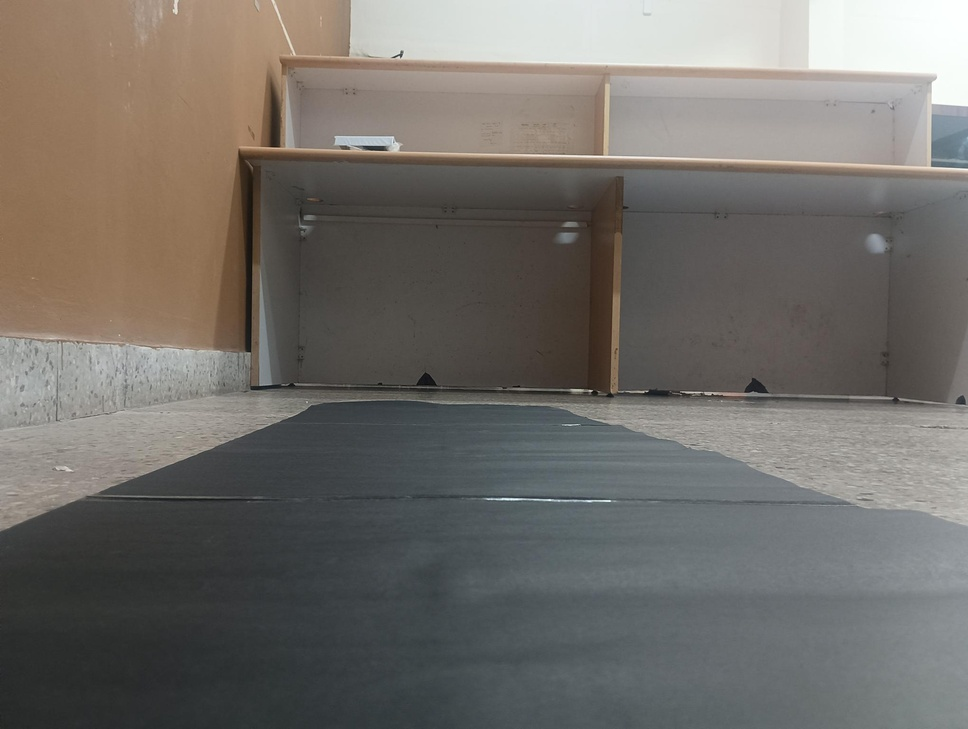
#> input picture Video/Images/image_1.jpg, 968 x 729 px, shrunk from 2040 x 1536 before the run
$ python udacity_lane_detection.py
#> lines starting #> are read from the running program, lines starting #| are printed output that depends on the picture; after the words box and inside, x2 and y2 are one past the last pixel; in counts of white or black regions, pixels touching at a corner belong together
#code part 1
import matplotlib.pyplot as plt
import matplotlib.image as mpimg
import numpy as np

# Read in the image
image = mpimg.imread('./Video/Images/image_1.jpg')
#> image is the input picture: shape (729, 968, 3); mean R, G, B 113.6, 109.9, 105

# Grab the x and y size and make a copy of the image
ysize = image.shape[0]
xsize = image.shape[1]
color_select = np.copy(image)

# Define color selection criteria
###### MODIFY THESE VARIABLES TO MAKE YOUR COLOR SELECTION
red_threshold = 150
green_threshold = 150
blue_threshold = 150
######

rgb_threshold = [red_threshold, green_threshold, blue_threshold]

# Do a boolean or with the "|" character to identify
# pixels below the thresholds
thresholds = (image[:,:,0] < rgb_threshold[0]) \
           | (image[:,:,1] < rgb_threshold[1]) \
           | (image[:,:,2] < rgb_threshold[2])
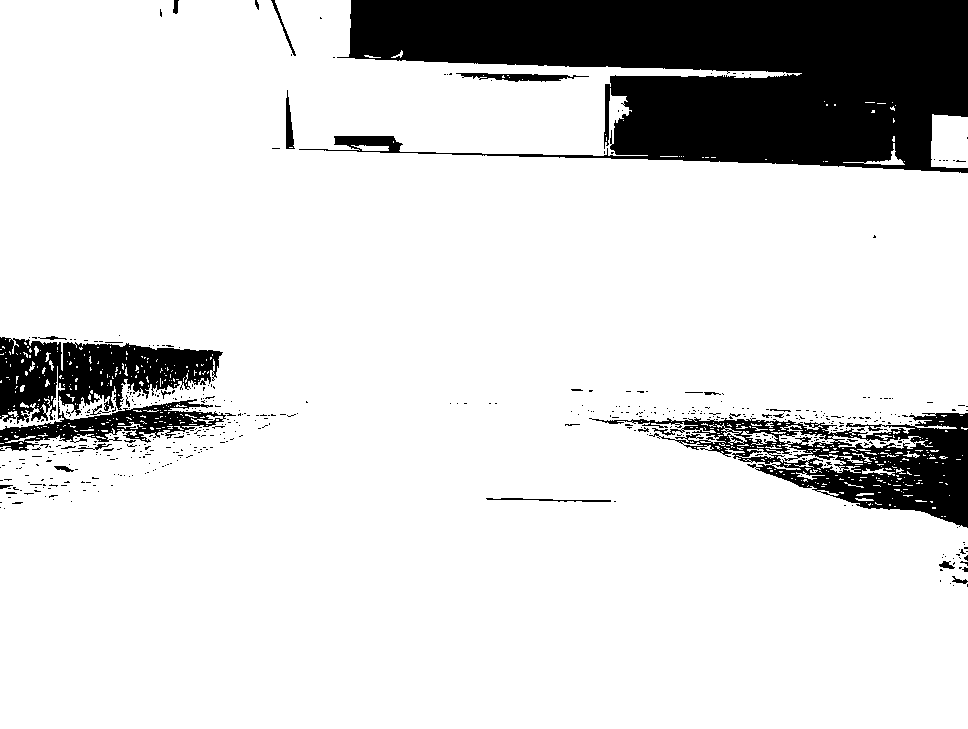
#> thresholds: shape (729, 968) bool; 84.9% white; 508 black regions (477 under 20 px), largest, box (x1, y1, x2, y2) and area: (299, 0, 968, 173) 72907, (589, 413, 968, 528) 14778, (0, 337, 223, 424) 10632
color_select[thresholds] = [0,0,0]
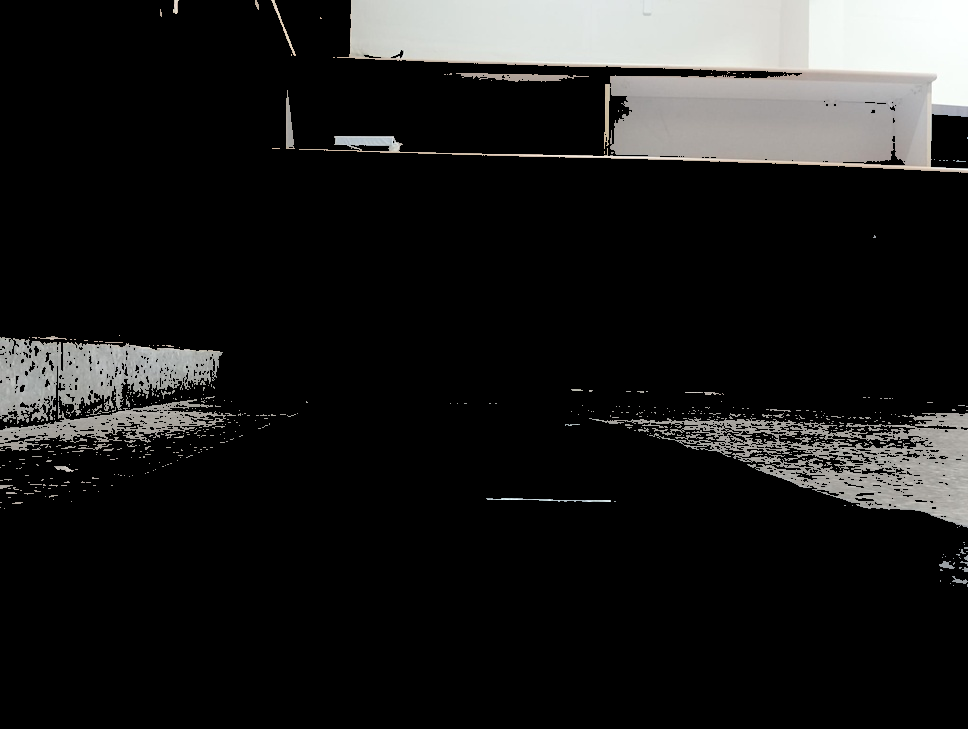
#> color_select: shape (729, 968, 3); mean R, G, B 29.2, 29.1, 28.5
#diplay image
plt.imshow(image)
plt.title("Input Image")
plt.show()
plt.imshow(color_select)
plt.title("Color Selected Image")
plt.show()

# Uncomment the following code if you are running the code locally and wish to save the image
# mpimg.imsave("test-after.jpg", color_select)


# working fine on the corridor but detecting multiple edges:--- part2
# import matplotlib.pyplot as plt
# import matplotlib.image as mpimg
# import numpy as np
# import cv2  # OpenCV for corner detection

# # Read in the image
# image = mpimg.imread('test_images/corridor.jpg')

# # Grab the x and y size and make a copy of the image
# ysize = image.shape[0]
# xsize = image.shape[1]
# color_select = np.copy(image)

# # Define color selection criteria (to select road color in the image)
# red_threshold = 100
# green_threshold = 100
# blue_threshold = 100
# rgb_threshold = [red_threshold, green_threshold, blue_threshold]

# # Create a binary image where pixels below the threshold are set to black
# thresholds = (image[:,:,0] < rgb_threshold[0]) | (image[:,:,1] < rgb_threshold[1]) | (image[:,:,2] < rgb_threshold[2])
# color_select[thresholds] = [0, 0, 0]

# # Convert the image to grayscale for corner detection
# gray_image = cv2.cvtColor(image, cv2.COLOR_RGB2GRAY)

# # Apply Canny edge detection to detect edges in the image
# edges = cv2.Canny(gray_image, 30, 150)

# # Use Harris corner detection
# # The Harris corner detection algorithm requires a grayscale image
# # and a few other parameters for sensitivity
# corners = cv2.cornerHarris(edges, 2, 3, 0.04)

# # Dilate the corners to make them more visible
# corners = cv2.dilate(corners, None)

# # Threshold to mark the corners in a binary image (thresholding the corner response)
# image_with_corners = np.copy(image)
# image_with_corners[corners > 0.01 * corners.max()] = [255, 0, 0]  # Mark corners with red

# # Display the images
# plt.figure(figsize=(12, 6))

# # Original image
# plt.subplot(1, 3, 1)
# plt.imshow(image)
# plt.title("Original Image")

# # Color selected image
# plt.subplot(1, 3, 2)
# plt.imshow(color_select)
# plt.title("Color Selected Image")
# import matplotlib.pyplot as plt

# # Image with corners marked
# plt.subplot(1, 3, 3)
# plt.imshow(image_with_corners)
# plt.title("Corners Detected")

# plt.show()

# Optionally save the result
# mpimg.imsave("test-after-corners.jpg", image_with_corners)


#canny edge detection is tellig the perfectt edges in the corridor----part3
#import matplotlib.image as mpimg
#import matplotlib.pyplot as plt  # This imports the plotting library
#import numpy as np
#import cv2  # OpenCV for edge detection
#
## Read in the image
#image = mpimg.imread('test_images/corridor.jpg')
#
## Convert the image to grayscale
#gray_image = cv2.cvtColor(image, cv2.COLOR_RGB2GRAY)
#
## Apply Gaussian Blur to reduce noise
#blurred_image = cv2.GaussianBlur(gray_image, (5, 5), 0)
#
## Apply Canny Edge Detection
#edges = cv2.Canny(blurred_image, 50, 150)
#
## Display the original and edge-detected images
#plt.figure(figsize=(10, 5))
#
## Show the original image
#plt.subplot(1, 2, 1)
#plt.imshow(image)
#plt.title("Original Image")
#
## Show the edge-detected image
#plt.subplot(1, 2, 2)
#plt.imshow(edges, cmap='gray')
#plt.title("Edge Detection (Canny)")
#
#plt.show()


# part 4 with reference generation
#import matplotlib.pyplot as plt
#import matplotlib.image as mpimg
#import numpy as np
#import cv2  # OpenCV for edge detection
#
## Read in the image
#image = mpimg.imread('test_images/corridor.jpg')
#
## Convert the image to grayscale
#gray_image = cv2.cvtColor(image, cv2.COLOR_RGB2GRAY)
#
## Apply Gaussian Blur to reduce noise
#blurred_image = cv2.GaussianBlur(gray_image, (5, 5), 0)
#
## Apply Canny Edge Detection
#edges = cv2.Canny(blurred_image, 50, 150)
#
## Create a copy of the image to draw the reference line
#image_with_reference = np.copy(image)
#
## Get the center column of the image (horizontal center)
#height, width = edges.shape
#center_x = width // 2
#
## Initialize variables to hold the coordinates of the left and right edges
#left_edge_x = None
#right_edge_x = None
#
## Search for the first edge to the left and right of the center
## Start from the center and move left and right to find the first edge
#for offset in range(0, width // 2):  # Half the width of the image
#    # Look left
#    if center_x - offset >= 0 and edges[height // 2, center_x - offset] != 0:
#        left_edge_x = center_x - offset
#    # Look right
#    if center_x + offset < width and edges[height // 2, center_x + offset] != 0:
#        right_edge_x = center_x + offset
#
#    # If both left and right edges are found, exit the loop
#    if left_edge_x is not None and right_edge_x is not None:
#        break
#
## If edges are found, calculate the midpoint and draw the reference line
#if left_edge_x is not None and right_edge_x is not None:
#    # Calculate the midpoint between the left and right edges
#    middle_x = (left_edge_x + right_edge_x) // 2
#
#    # Draw a red line at the midpoint
#    cv2.line(image_with_reference, (middle_x, 0), (middle_x, height), (255, 0, 0), 2)
#
## Display the original and modified images
#plt.figure(figsize=(10, 5))
#
## Show the original image
#plt.subplot(1, 3, 1)
#plt.imshow(image)
#plt.title("Original Image")
#
## Show the image with the reference line
#plt.subplot(1, 3, 2)
#plt.imshow(image_with_reference)
#plt.title("Image with Reference Line")
## Show the image with CANNY EDGE
#plt.subplot(1, 3, 3)
#plt.imshow(edges, cmap='gray')
#plt.title("Edge detection")
#
#plt.show()

# ploting the edges that it is taking --part 5
# import cv2
# import numpy as np
# import matplotlib.pyplot as plt

# # Load the image
# image = cv2.imread('test_images/Road.jpg') # Change the path to your image

# # Check if image is loaded correctly
# if image is None:
#     print("Error loading image!")
#     exit()

# # Convert the image to grayscale
# gray_image = cv2.cvtColor(image, cv2.COLOR_BGR2GRAY)

# # Apply Gaussian Blur to reduce noise
# blurred_image = cv2.GaussianBlur(gray_image, (5, 5), 0)

# # Apply Canny Edge Detection
# edges = cv2.Canny(blurred_image, 50, 150)

# # Get the image dimensions
# height, width = edges.shape

# # Get the center column of the image (horizontal center)
# center_x = width // 2

# # Initialize variables to hold the coordinates of the left and right edges
# left_edge_x = None
# right_edge_x = None

# # Search for the nearest left and right edges from the center
# for offset in range(0, width // 2):  # Half the width of the image
#     # Look left
#     if center_x - offset >= 0 and edges[height // 2, center_x - offset] != 0:
#         left_edge_x = center_x - offset
#     # Look right
#     if center_x + offset < width and edges[height // 2, center_x + offset] != 0:
#         right_edge_x = center_x + offset

#     # If both left and right edges are found, exit the loop
#     if left_edge_x is not None and right_edge_x is not None:
#         break

# # If edges are found, calculate the midpoint and draw the reference line
# if left_edge_x is not None and right_edge_x is not None:
#     # Calculate the midpoint between the left and right edges
#     middle_x = (left_edge_x + right_edge_x) // 2
# # Draw the left and right lane lines in blue
#     cv2.line(image, (left_edge_x, 0), (left_edge_x, height), (255, 0, 0), 2)
#     cv2.line(image, (right_edge_x, 0), (right_edge_x, height), (255, 0, 0), 2)
#     # Draw a green reference line at the midpoint across the image
#     cv2.line(image, (middle_x, 0), (middle_x, height), (0, 255, 0), 2)


#     # Draw blue edges on the original image
#     for y in range(height):
#         for x in range(left_edge_x, right_edge_x):
#             if edges[y, x] != 0:
#                 image[y, x] = [255, 0, 0]  # Blue color in BGR

# # Display the results
# # Convert the image from BGR to RGB for displaying with matplotlib
# image_rgb = cv2.cvtColor(image, cv2.COLOR_BGR2RGB)

# # Plot the images using matplotlib
# plt.figure(figsize=(10, 6))

# # Show the original image with reference line and blue edges

# plt.imshow(image_rgb)
# plt.title("Image with Reference Line and Blue Edges")
# plt.axis('off')

# plt.show()

$ run again, with test_images/corridor.jpg copied over Video/Images/image_1.jpg
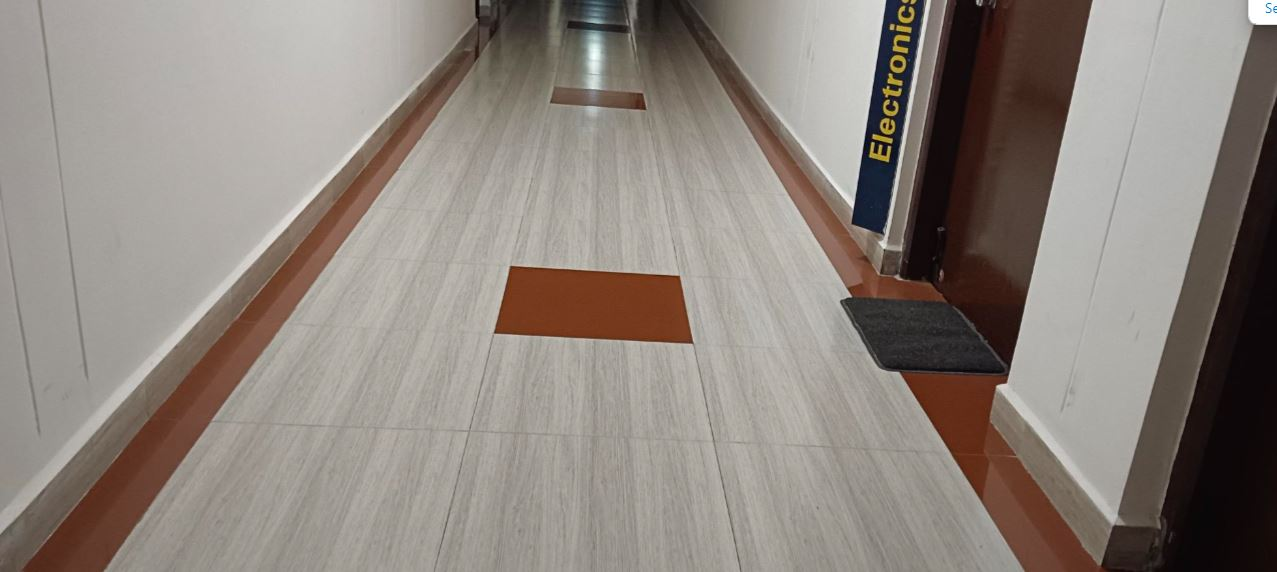
#> input picture test_images/corridor.jpg, 1277 x 572 px
#> image is the input picture: shape (572, 1277, 3); mean R, G, B 141.2, 132.3, 125.3
#> `thresholds = (image[:,:,0] < rgb_threshold[0]) \ | (image[:,:,1] < rgb..`:
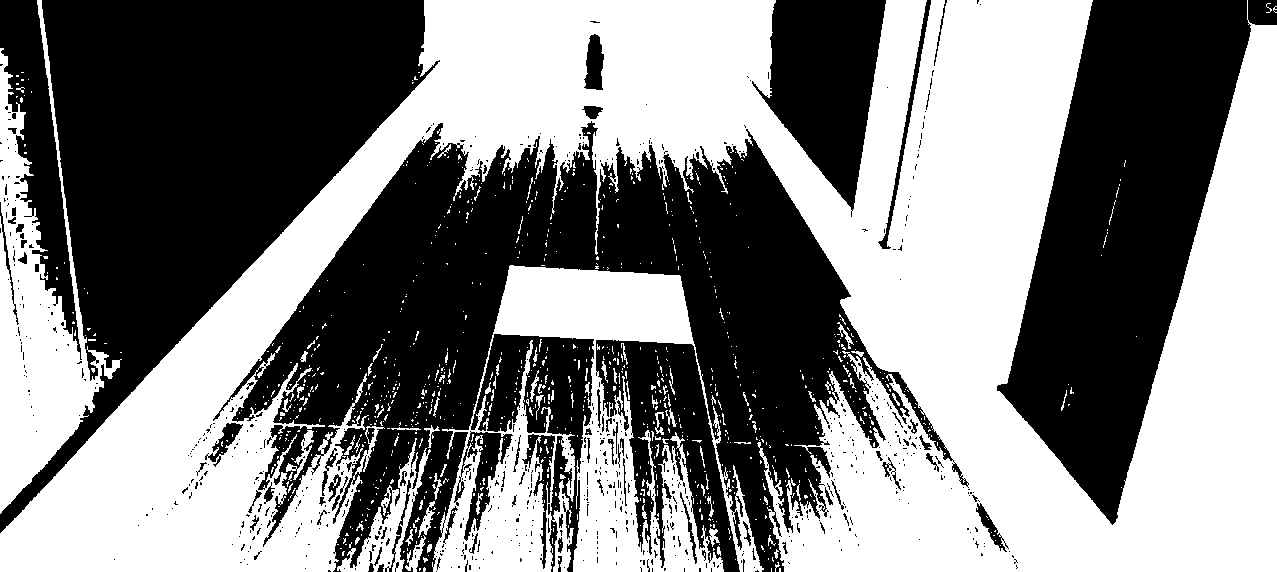
#> thresholds: shape (572, 1277) bool; 50.8% white; 757 black regions (673 under 20 px), largest, box (x1, y1, x2, y2) and area: (213, 121, 969, 572) 125884, (0, 0, 440, 533) 97192, (997, 0, 1277, 525) 71470
#> `color_select[thresholds] = [0,0,0]`:
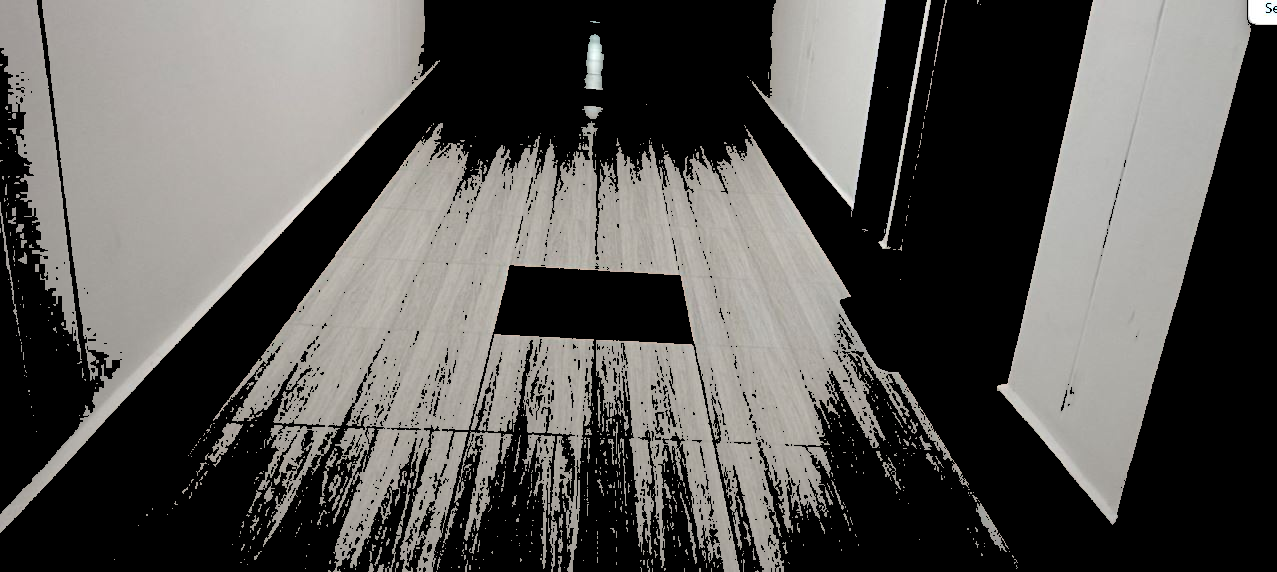
#> color_select: shape (572, 1277, 3); mean R, G, B 87, 85.4, 82.7
